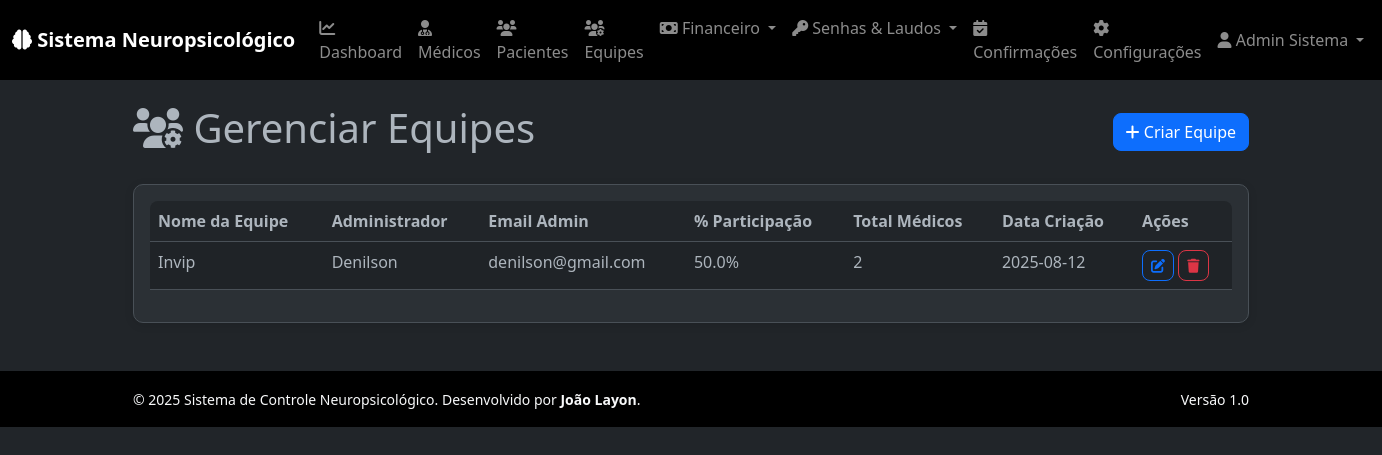
/admin/equipes (signed in), run on the app's committed database.
### tables this page shows
CREATE TABLE equipes (
                id INTEGER PRIMARY KEY AUTOINCREMENT,
                nome TEXT NOT NULL,
                admin_id INTEGER,
                porcentagem_participacao REAL DEFAULT 50.00,
                ativo INTEGER DEFAULT 1,
                data_criacao DATETIME DEFAULT CURRENT_TIMESTAMP
            );

### routes/admin.py (the view)
@admin_bp.route('/equipes')
@admin_required
def equipes():
    try:
        with get_db_connection() as conn:
            cursor = conn.cursor()
            cursor.execute('''
                SELECT e.*, m.nome as admin_nome, m.email as admin_email,
                       COUNT(DISTINCT m2.id) as total_medicos
                FROM equipes e
                LEFT JOIN medicos m ON e.admin_id = m.id
                LEFT JOIN medicos m2 ON e.id = m2.equipe_id AND m2.ativo = 1
                WHERE e.ativo = 1
                GROUP BY e.id, e.nome, e.admin_id, e.porcentagem_participacao, e.ativo, e.data_criacao, m.nome, m.email
                ORDER BY e.nome
            ''')
            from sql_utils import rows_to_dicts
            equipes_list = rows_to_dicts(cursor.fetchall())
            return render_template('admin/equipes.html', equipes=equipes_list)
    except Exception as e:
        logging.error(f"Admin equipes error: {e}")
        flash('Erro ao carregar equipes', 'error')
        return render_template('admin/equipes.html', equipes=[])

### app.py (called while the page is built)
@app.context_processor
def inject_user():
    user_theme = 'dark'  # default
    if 'user_id' in session:
        try:
            from database import get_db_connection
            with get_db_connection() as conn:
                cursor = conn.cursor()
                cursor.execute('SELECT tema FROM preferencias_usuario WHERE user_id = ?', (session['user_id'],))
                pref = cursor.fetchone()
                user_theme = pref['tema'] if pref else 'dark'
        except Exception as e:
            logging.warning(f"Could not load user theme preference: {e}")
            pass
    return {
        'user_id': session.get('user_id'),
        'user_type': session.get('user_type'),
        'user_name': session.get('user_name'),
        'equipe_id': session.get('equipe_id'),
        'user_theme': user_theme
    }

### auth.py (called while the page is built)
def admin_required(f):
    from functools import wraps
    @wraps(f)
    def decorated_function(*args, **kwargs):
        if 'user_id' not in session or session.get('user_type') != 'admin':
            flash('Acesso negado. Login como administrador necessário.', 'error')
            return redirect(url_for('auth.login'))
        return f(*args, **kwargs)
    return decorated_function

### database.py (called while the page is built)
@contextmanager
def get_db_connection():
    conn = None
    try:
        conn = sqlite3.connect(DATABASE_PATH)
        conn.row_factory = sqlite3.Row  # This allows dict-like access to rows
        yield conn
    except Exception as e:
        if conn:
            conn.rollback()
        logging.error(f"Database error: {e}")
        raise
    finally:
        if conn:
            conn.close()

### sql_utils.py (called while the page is built)
def row_to_dict(row):
    if row is None:
        return None
    result = {}
    for key in row.keys():
        value = row[key]
        if isinstance(value, (int, float, str, bool)) or value is None:
            result[key] = value
        else:
            result[key] = str(value)
    return result

def rows_to_dicts(rows):
    if rows is None:
        return []
    return [row_to_dict(row) for row in rows if row is not None]

### templates/admin/equipes.html (shortened to what this page needs)
{% extends "base.html" %}
{% block content %}
<div class="container">
    <div class="d-flex justify-content-between align-items-center mb-4">
        <h1><i class="fas fa-users-cog"></i> Gerenciar Equipes</h1>
        <button class="btn btn-primary" data-bs-toggle="modal" data-bs-target="#addEquipeModal">
            <i class="fas fa-plus"></i> Criar Equipe
        </button>
    </div>
    <div class="card">
        <div class="card-body">
            <div class="table-responsive">
                <table class="table table-striped">
                    <thead>
                        <tr>
                            <th>Nome da Equipe</th>
                            <th>Administrador</th>
                            <th>Email Admin</th>
                            <th>% Participação</th>
                            <th>Total Médicos</th>
                            <th>Data Criação</th>
                            <th>Ações</th>
                        </tr>
                    </thead>
                    <tbody>
                        {% for equipe in equipes %}
                        <tr>
                            <td data-label="Nome da Equipe">{{ equipe.nome }}</td>
                            <td data-label="Administrador">{{ equipe.admin_nome or 'Sem admin' }}</td>
                            <td data-label="Email Admin">{{ equipe.admin_email or '-' }}</td>
                            <td data-label="% Participação">{{ equipe.porcentagem_participacao }}%</td>
                            <td data-label="Total Médicos">{{ equipe.total_medicos }}</td>
                            <td data-label="Data Criação">{{ equipe.data_criacao[:10] if equipe.data_criacao else '' }}</td>
                            <td>
                                <button class="btn btn-sm btn-outline-primary" onclick="editEquipe({{ equipe.id }}, '{{ equipe.nome }}', {{ equipe.porcentagem_participacao }})" data-bs-toggle="modal" data-bs-target="#editEquipeModal" title="Editar">
                                    <i class="fas fa-edit"></i>
                                </button>
                                <button class="btn btn-sm btn-outline-danger" onclick="confirmDeleteEquipe({{ equipe.id }}, '{{ equipe.nome }}')" data-bs-toggle="modal" data-bs-target="#deleteEquipeModal" title="Excluir">
                                    <i class="fas fa-trash"></i>
                                </button>
                            </td>
                        </tr>
                        {% endfor %}
                    </tbody>
                </table>
            </div>
        </div>
    </div>
</div>
{% endblock %}

### static/css/themes.css (style rules this page uses)
[data-bs-theme="dark"] { --bs-bg-opacity: 1; color: #adb5bd; background-color: #212529; }
[data-bs-theme="dark"] .card { background-color: #2b3035; border-color: #495057; }
body, .card, .navbar, .table, .alert, .btn, .form-control, .form-select { transition: background-color 0.3s ease, color 0.3s ease, border-color 0.3s ease; }
.btn { border-radius: 0.375rem; }
.table th { font-weight: 600; }

### static/css/styles.css (style rules this page uses)
body { font-family: 'Segoe UI', Tahoma, Geneva, Verdana, sans-serif; }
.card { border-radius: 10px; box-shadow: 0 2px 10px rgba(0, 0, 0, 0.1); transition: transform 0.2s ease, box-shadow 0.2s ease; }
.btn { border-radius: 8px; font-weight: 500; transition: all 0.3s ease; }
.table th { font-weight: 600; border-top: none; }
.table-responsive { border-radius: 8px; overflow: hidden; }

### data on the page
equipes: nome "Invip", admin_nome "Denilson", admin_email "denilson@gmail.com", porcentagem_participacao "50.0", total_medicos "2", data_criacao "2025-08-12"

### other printed values
{{ user_name }} "Admin Sistema"
